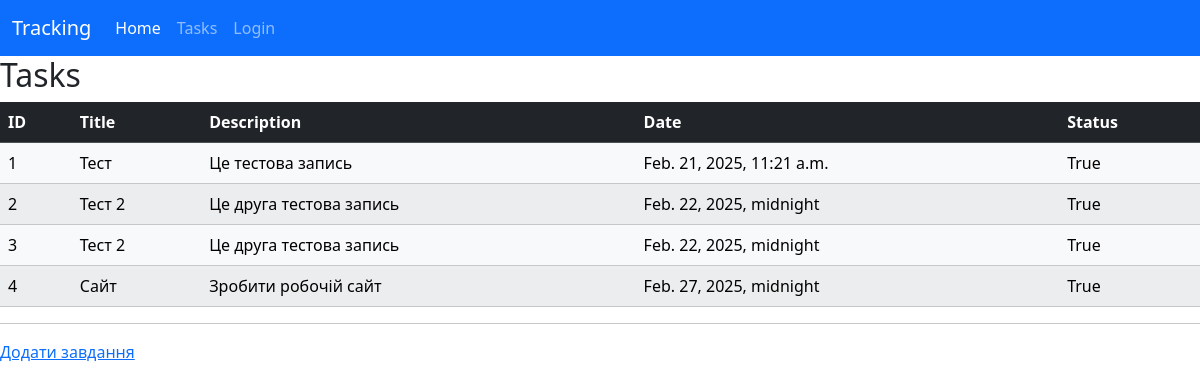
Page /task/ on the committed database.
### tracking_system/models.py (models this page shows, shortened)
class Task(models.Model):
    user = models.ForeignKey(User, on_delete=models.CASCADE)
    title = models.CharField(max_length=200)
    start = models.DateTimeField()
    end = models.DateTimeField()
    description = models.TextField()
    status = models.BooleanField()
    prioritet = models.IntegerField()
    permission = models.BooleanField()
    class Meta:
        ordering = ['start']

### tracking_system/views.py (the view)
# urls.py: path('task/', views.tasks, name='task'),
def tasks(request):
    task = Task.objects.all()
    return render(request, template_name='tracking/task.html', context={'task': task})

### templates/tracking/task.html
{% extends "base.html" %}
{% block content %}
<h2>Tasks</h2>
<table class="table table-light table-striped">
    <tr>
        <thead class="table-dark">
            <th>ID</th>
            <th>Title</th>
            <th>Description</th>
            <th>Date</th>
            <th>Status</th>
        </thead>
    </tr>
    <tr>
        {% for task in task %}
            <tr>
                <td>{{ task.id }}</td>
                <td>{{ task.title }}</td>
                <td>{{ task.description }}</td>
                <td>{{ task.start }}</td>
                <td>{{ task.status }}</td>
            </tr>
        {% endfor %}
    </tr>
</table>
<hr>
<a href="{% url 'new-task' %}">Додати завдання</a>
{% endblock %}

### rows in the picture
Task: id "1", title "Тест", description "Це тестова запись", start "Feb. 21, 2025, 11:21 a.m.", status "True"
Task: id "2", title "Тест 2", description "Це друга тестова запись", start "Feb. 22, 2025, midnight", status "True"
Task: id "3", title "Тест 2", description "Це друга тестова запись", start "Feb. 22, 2025, midnight", status "True"
Task: id "4", title "Сайт", description "Зробити робочій сайт", start "Feb. 27, 2025, midnight", status "True"
